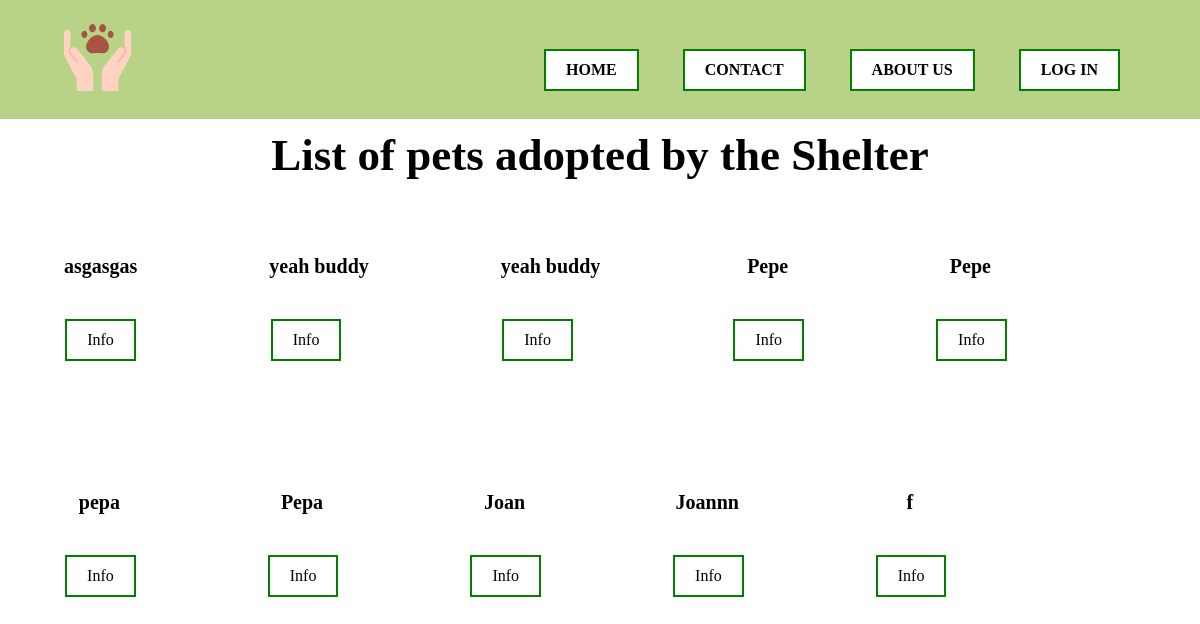
Page /list_pets/ on the earlier database version.
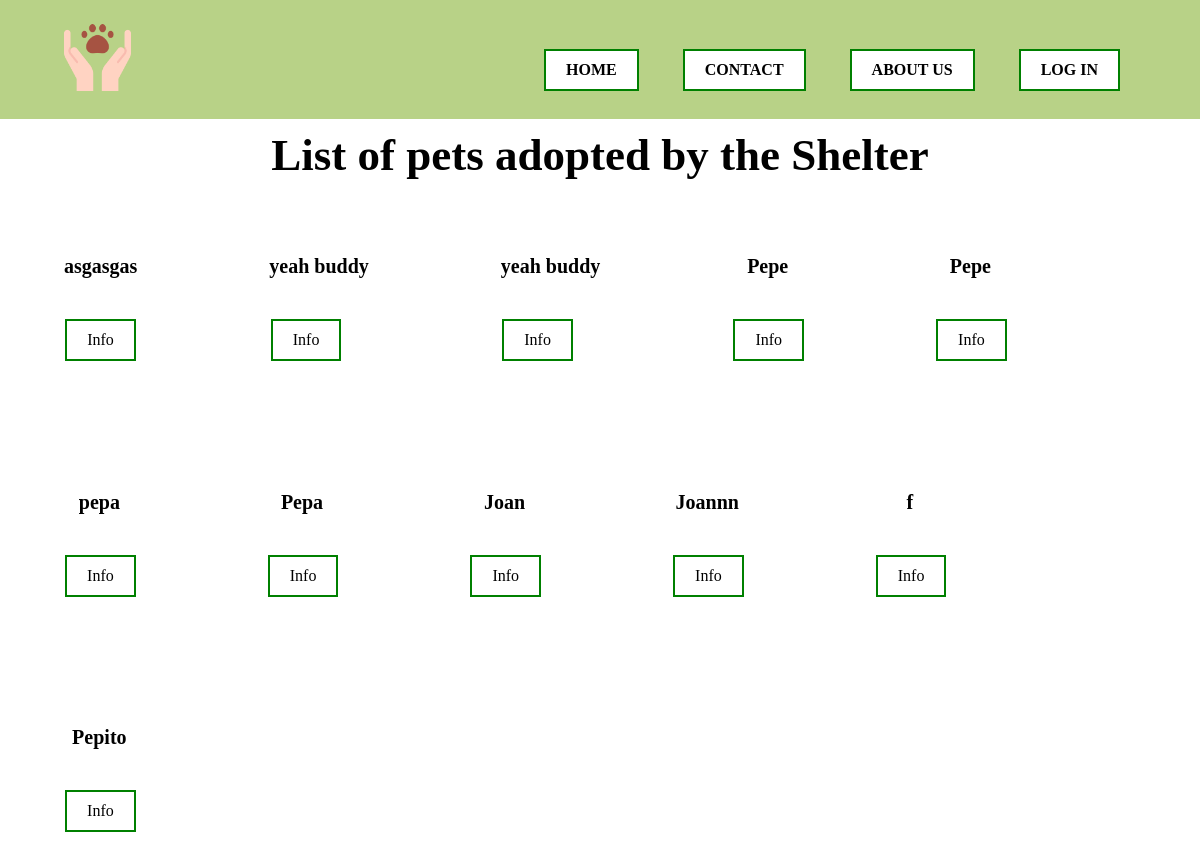
Same page on the later database version.
### shelter/models.py (models this page shows, shortened)
class Pet(models.Model):
    ILLNESS_CHOICES = [
        ('healthy', 'Healthy'),
        ('sick', 'Sick'),
        ('in_recovery', 'In recovery')
    ]
    ANIMAL_TYPE = [
        ('dog', 'Dog'),
        ('cat', 'Cat'),
        ('bird', 'Bird'),
        ('fish', 'Fish'),
        ('reptile', 'Reptile'),
        ('rodent', 'Rodent'),
        ('other', 'Other')
    ]
    name = models.CharField(max_length=100)
    animal_type = models.CharField(max_length=100, choices=ANIMAL_TYPE, default='Dog')
    age = models.IntegerField()
    weight = models.IntegerField()
    illness = models.CharField(max_length=100, choices=ILLNESS_CHOICES, default='Healthy')
    breed = models.CharField(max_length=100, default='Unknown')
    is_adopted = models.BooleanField(default=False)

### shelter/views.py (the view)
# urls.py: path('list_pets/', list_pets, name='list_pets'),
def list_pets(request):
    pets = Pet.objects.all()
    return render(request, 'list_pets.html', {'pets': pets})

### templates/list_pets.html
{% extends 'base.html' %}
{% block content %}
    <h1>List of pets adopted by the Shelter</h1>
{% for pet in pets %}
    <div class="adopted">
        <h3 class="pet-name">{{ pet.name }}</h3>
        <p class="list-pets">
            <a href={% url 'pet_detail' pet.id %}>Info</a>
        </p>
    </div>
{% endfor %}
{% endblock %}

Differences in the rows shown:
added Pet: name "Pepito"
